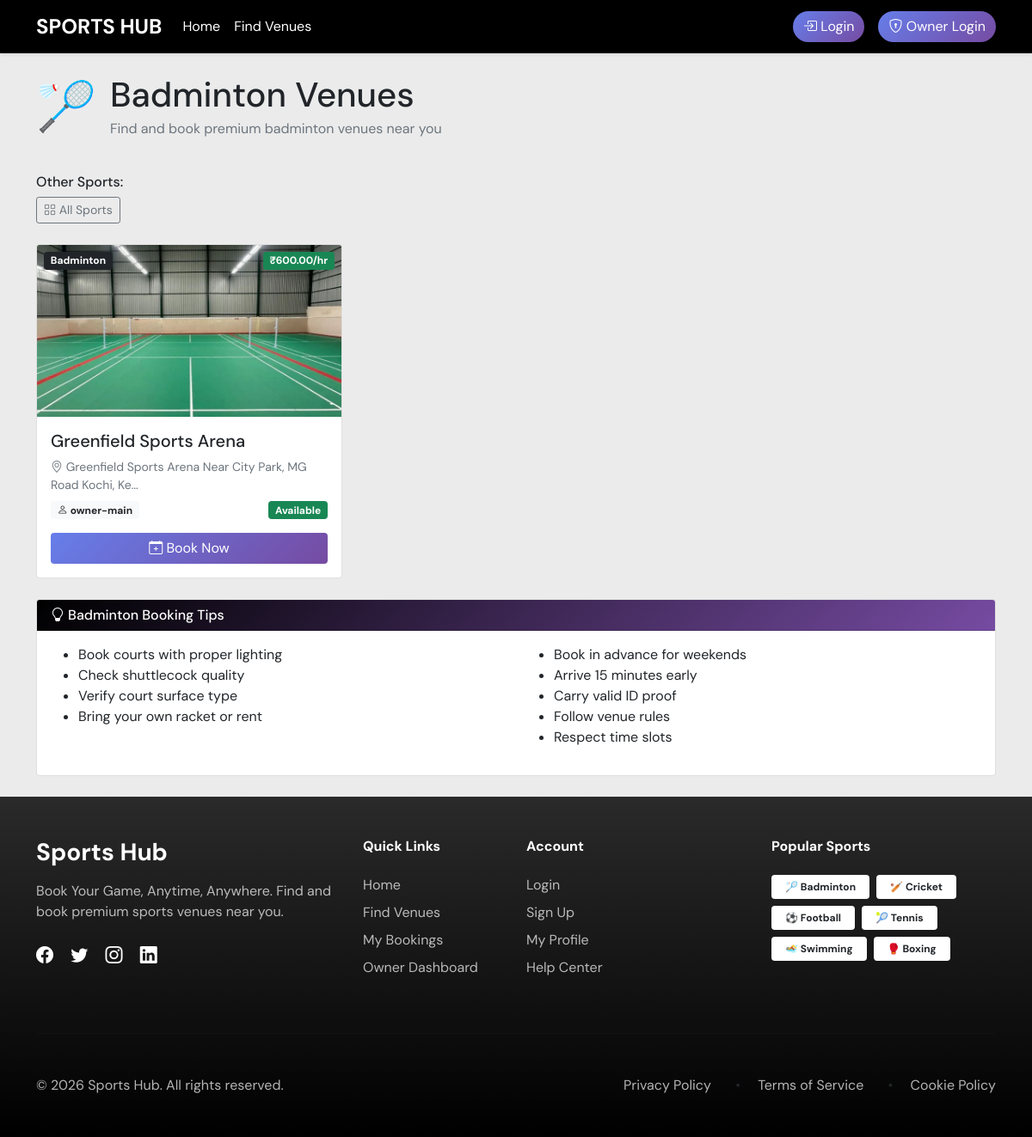
Page /sport/badminton/ on the committed database.
### venues/models.py (models this page shows, shortened)
class Sport(models.Model):
    SPORT_CHOICES = (
        ('badminton', 'Badminton'),
        ('cricket', 'Cricket'),
        ('football', 'Football'),
        ('tennis', 'Tennis'),
        ('swimming', 'Swimming'),
        ('boxing', 'Boxing'),
    )
    name = models.CharField(max_length=20, choices=SPORT_CHOICES, unique=True)
    description = models.TextField(blank=True)
    image = models.ImageField(max_length=50, blank=True)

class Venue(models.Model):
    name = models.CharField(max_length=200)
    sport = models.ForeignKey(Sport, on_delete=models.CASCADE)
    owner = models.ForeignKey(User, on_delete=models.CASCADE, limit_choices_to={'user_type': 'owner'})
    image = models.ImageField(upload_to=venue_image_path)
    address = models.TextField()
    location = models.CharField(max_length=200)  # Could be Google Maps link or coordinates
    price_per_hour = models.DecimalField(max_digits=10, decimal_places=2)
    is_active = models.BooleanField(default=True)
    created_at = models.DateTimeField(auto_now_add=True)
    updated_at = models.DateTimeField(auto_now=True)
    @property
    def image_url(self):
        if self.image and hasattr(self.image, 'url'):
            return self.image.url
        return '/static/images/default-venue.jpg'

### accounts/models.py (models this page shows, shortened)
class User(AbstractUser):
    USER_TYPE_CHOICES = (
        ('admin', 'Admin'),
        ('owner', 'Owner'),
        ('user', 'User'),
    )
    user_type = models.CharField(max_length=10, choices=USER_TYPE_CHOICES, default='user')
    phone_number = models.CharField(max_length=15, blank=True, null=True)
    address = models.TextField(blank=True, null=True)
    created_at = models.DateTimeField(auto_now_add=True)
    updated_at = models.DateTimeField(auto_now=True)

### venues/views.py (the view)
# urls.py: path('sport/<str:sport_name>/', views.sport_venues, name='sport_venues'),
def sport_venues(request, sport_name):
    sport = get_object_or_404(Sport, name=sport_name)
    venues = Venue.objects.filter(sport=sport, is_active=True)
    context = {
        'sport': sport,
        'venues': venues,
    }
    return render(request, 'venues/sport_venues.html', context)

### templates/venues/sport_venues.html (shortened to what this page needs)
{% extends 'base.html' %}
{% block content %}
<div class="row mb-4">
    <div class="col-md-12">
        <div class="d-flex align-items-center mb-3">
            <div class="me-3 display-4">
                {% if sport.name == 'badminton' %}🏸
                {% elif sport.name == 'cricket' %}🏏
                {% elif sport.name == 'football' %}⚽
                {% elif sport.name == 'tennis' %}🎾
                {% elif sport.name == 'swimming' %}🏊{% endif %}
            </div>
            <div>
                <h1 class="mb-1">{{ sport.get_name_display }} Venues</h1>
                <p class="text-muted mb-0">Find and book premium {{ sport.get_name_display|lower }} venues near you</p>
            </div>
        </div>
    </div>
</div>
<div class="mb-4">
    <h6>Other Sports:</h6>
    <div class="d-flex flex-wrap gap-2">
        <a href="{% url 'venue_list' %}" class="btn btn-outline-secondary btn-sm">
            <i class="bi bi-grid"></i> All Sports
        </a>
    </div>
</div>
{% if venues %}
<div class="row g-4">
    {% for venue in venues %}
    <div class="col-md-4">
        <div class="card h-100">
            <div class="position-relative">
                <img src="{{ venue.image_url }}" class="card-img-top" alt="{{ venue.name }}"
                    style="height: 200px; object-fit: cover;">
                <span class="position-absolute top-0 start-0 m-2 badge bg-dark">
                    {{ venue.sport.get_name_display }}
                </span>
                <span class="position-absolute top-0 end-0 m-2 badge bg-success">
                    ₹{{ venue.price_per_hour }}/hr
                </span>
            </div>
            <div class="card-body d-flex flex-column">
                <h5 class="card-title">{{ venue.name }}</h5>
                <p class="card-text text-muted small mb-2">
                    <i class="bi bi-geo-alt"></i> {{ venue.address|truncatechars:60 }}
                </p>
                <div class="mt-auto">
                    <div class="d-flex justify-content-between align-items-center mb-3">
                        <span class="badge bg-light text-dark">
                            <i class="bi bi-person"></i> {{ venue.owner.username }}
                        </span>
                        {% if venue.is_active %}
                        <span class="badge bg-success">Available</span>
                        {% else %}
                        <span class="badge bg-danger">Closed</span>
                        {% endif %}
                    </div>
                    <a href="{% url 'venue_detail' venue.id %}" class="btn btn-primary w-100">
                        <i class="bi bi-calendar-plus"></i> Book Now
                    </a>
                </div>
            </div>
        </div>
    </div>
    {% endfor %}
</div>
{% endif %}
<div class="card mt-4">
    <div class="card-header bg-info text-white">
        <h6 class="mb-0">
            <i class="bi bi-lightbulb"></i>
            {{ sport.get_name_display }} Booking Tips
        </h6>
    </div>
    <div class="card-body">
        <div class="row">
            <div class="col-md-6">
                <ul>
                    {% if sport.name == 'badminton' %}
                    <li>Book courts with proper lighting</li>
                    <li>Check shuttlecock quality</li>
                    <li>Verify court surface type</li>
                    <li>Bring your own racket or rent</li>
                    {% elif sport.name == 'cricket' %}
                    <li>Check pitch type (mat/turf)</li>
                    <li>Verify net facilities</li>
                    <li>Bring appropriate gear</li>
                    <li>Check boundary size</li>
                    {% elif sport.name == 'football' %}
                    <li>Verify turf quality</li>
                    <li>Check goalpost condition</li>
                    <li>Bring proper football shoes</li>
                    <li>Hydration facilities available</li>
                    {% elif sport.name == 'tennis' %}
                    <li>Check court surface</li>
                    <li>Verify net height</li>
                    <li>Ball quality matters</li>
                    <li>Lighting for evening games</li>
                    {% elif sport.name == 'swimming' %}
                    <li>Check pool depth</li>
                    <li>Locker room facilities</li>
                    <li>Bring swimming cap if required</li>
                    <li>Shower facilities available</li>
                    {% elif sport.name == 'boxing' %}
                    <li>Check boxing ring conditions</li>
                    <li>Verify punching bag availability</li>
                    <li>Bring appropriate gloves</li>
                    <li>Hydration facilities available</li>
                    <li>Check boxing ring conditions</li>
                    {% endif %}
                </ul>
            </div>
            <div class="col-md-6">
                <ul>
                    <li>Book in advance for weekends</li>
                    <li>Arrive 15 minutes early</li>
                    <li>Carry valid ID proof</li>
                    <li>Follow venue rules</li>
                    <li>Respect time slots</li>
                </ul>
            </div>
        </div>
    </div>
</div>
{% endblock %}

### templates/base.html (style rules this page uses)
body { font-family: 'DM Sans', sans-serif; background-color: #ebebeb; }
.btn-primary { background: linear-gradient(135deg, #667eea 0%, #764ba2 100%); border: none; }
.card-header { background: linear-gradient(135deg, #000000 0%, #764ba2 100%); color: white; font-weight: bold; }

### rows in the picture
Sport: name "Badminton", name "badminton"
Venue: image_url (picture), sport.name "Badminton", price_per_hour "600.00", name "Greenfield Sports Arena", address "Greenfield Sports Arena Near City Park, MG Road Kochi, Ke…", owner.username "owner-main", is_active "Available"
